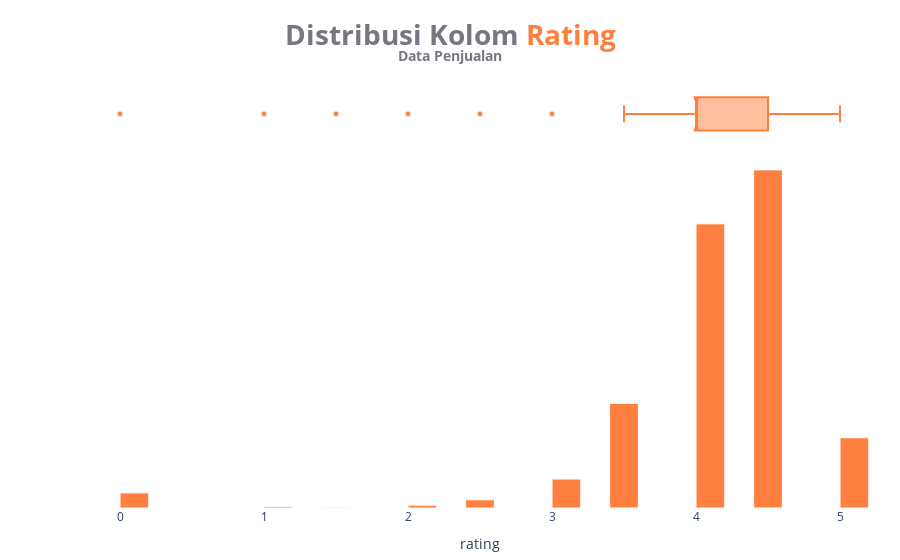
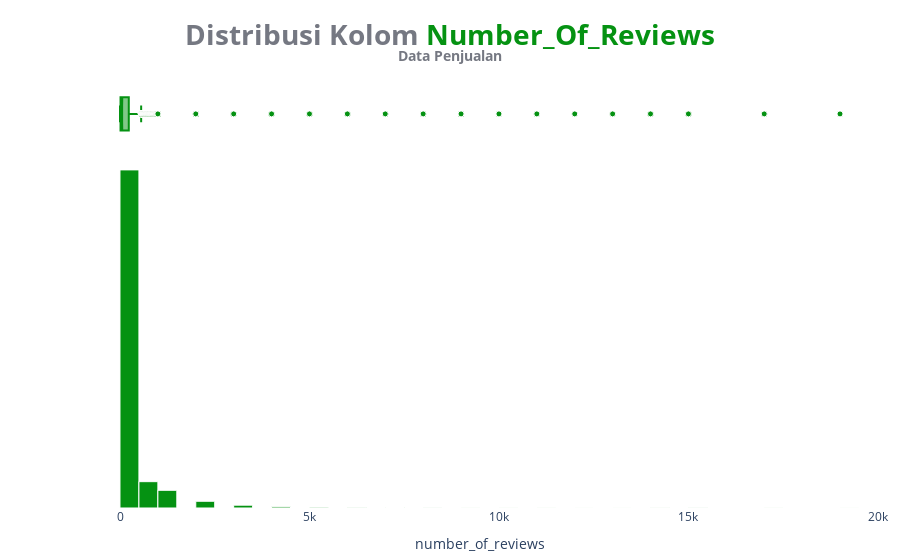
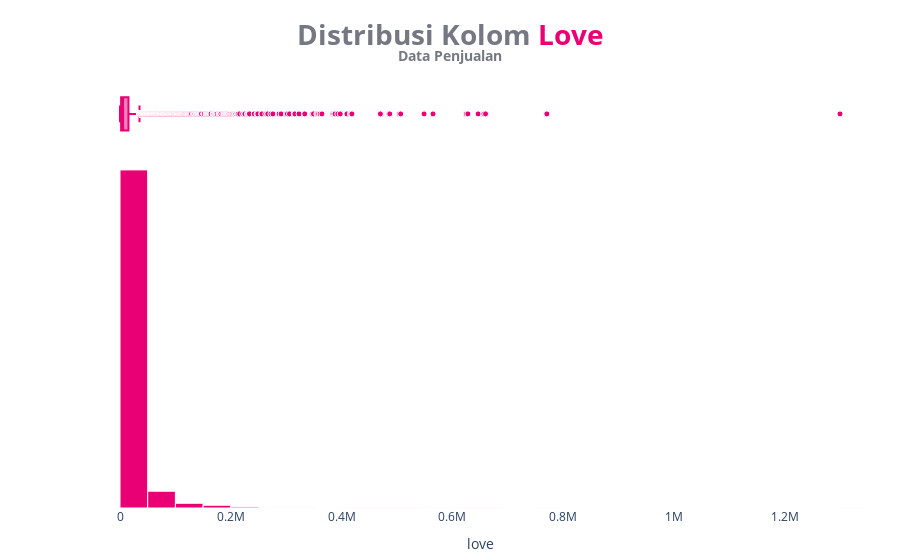
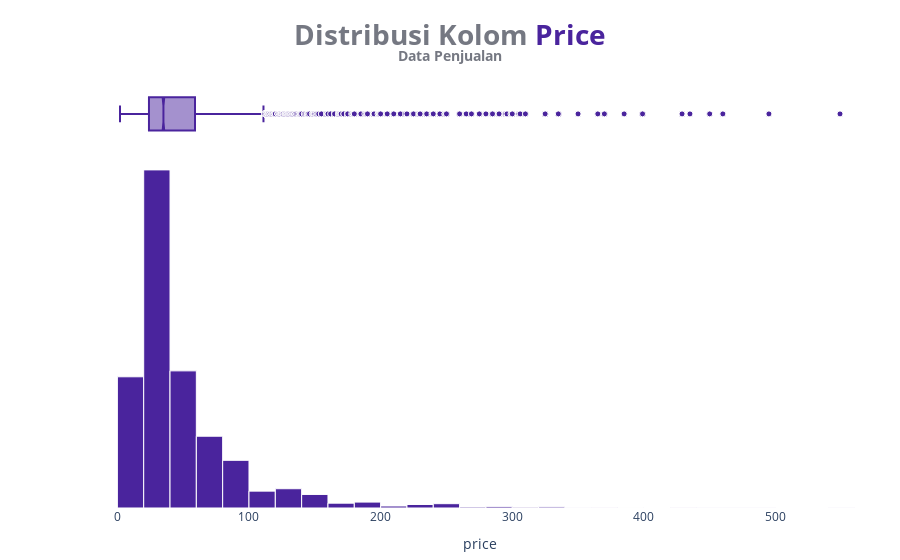

The code cell stored with these charts, in order, in its notebook:
### Code cell
col_plot = ['rating', 'number_of_reviews', 'love', 'price', 'value_price']
color_plot = ['#FF7F3E', '#059212', '#E90074', '#4A249D', '#102C57']

for col, color in zip(col_plot, color_plot):
  histogram_plot(
      data = product_exc,
      column = col,
      color = color
  )

### Figure 1 — Plotly figure (JSON) as saved in the notebook; plotly's stock layout.template omitted (floating-point values rounded to 4 significant figures; data arrays with more than 128 entries replaced by an {"elided": "..."} marker saying what was removed)
{"data": [{"alignmentgroup": "True", "bingroup": "x", "hovertemplate": "rating=%{x}<br>count=%{y}<extra></extra>", "legendgroup": "", "marker": {"color": "#FF7F3E", "line": {"color": "white", "width": 1}, "pattern": {"shape": ""}}, "name": "", "nbinsx": 50, "offsetgroup": "", "orientation": "v", "showlegend": false, "type": "histogram", "x": {"elided": "8000 float values"}, "xaxis": "x", "yaxis": "y"}, {"alignmentgroup": "True", "hovertemplate": "rating=%{x}<extra></extra>", "legendgroup": "", "marker": {"color": "#FF7F3E", "line": {"color": "white", "width": 1}}, "name": "", "notched": true, "offsetgroup": "", "showlegend": false, "type": "box", "x": {"elided": "8000 float values"}, "xaxis": "x2", "yaxis": "y2"}], "layout": {"barmode": "relative", "legend": {"tracegroupgap": 0}, "margin": {"b": 10, "r": 20, "t": 80}, "plot_bgcolor": "rgba(0,0,0,0)", "title": {"font": {"color": "#757882", "size": 28}, "text": "<b>Distribusi Kolom <span style='color:#FF7F3E'>Rating</b><br><sup><sup>Data Penjualan</sup></sup>", "x": 0.5, "y": 0.92}, "xaxis": {"anchor": "y", "domain": [0, 1], "title": {"text": "rating"}}, "xaxis2": {"anchor": "y2", "domain": [0, 1], "matches": "x", "showgrid": true, "showticklabels": false}, "yaxis": {"anchor": "x", "domain": [0, 0.8316], "showgrid": false, "showline": false, "showticklabels": false, "title": {"text": ""}, "zeroline": false}, "yaxis2": {"anchor": "x2", "domain": [0.8416, 1], "matches": "y2", "showgrid": false, "showline": false, "showticklabels": false, "ticks": ""}}}

### Figure 2 — Plotly figure (JSON) as saved in the notebook; plotly's stock layout.template omitted (floating-point values rounded to 4 significant figures; data arrays with more than 128 entries replaced by an {"elided": "..."} marker saying what was removed)
{"data": [{"alignmentgroup": "True", "bingroup": "x", "hovertemplate": "number_of_reviews=%{x}<br>count=%{y}<extra></extra>", "legendgroup": "", "marker": {"color": "#059212", "line": {"color": "white", "width": 1}, "pattern": {"shape": ""}}, "name": "", "nbinsx": 50, "offsetgroup": "", "orientation": "v", "showlegend": false, "type": "histogram", "x": {"elided": "8000 int values"}, "xaxis": "x", "yaxis": "y"}, {"alignmentgroup": "True", "hovertemplate": "number_of_reviews=%{x}<extra></extra>", "legendgroup": "", "marker": {"color": "#059212", "line": {"color": "white", "width": 1}}, "name": "", "notched": true, "offsetgroup": "", "showlegend": false, "type": "box", "x": {"elided": "8000 int values"}, "xaxis": "x2", "yaxis": "y2"}], "layout": {"barmode": "relative", "legend": {"tracegroupgap": 0}, "margin": {"b": 10, "r": 20, "t": 80}, "plot_bgcolor": "rgba(0,0,0,0)", "title": {"font": {"color": "#757882", "size": 28}, "text": "<b>Distribusi Kolom <span style='color:#059212'>Number_Of_Reviews</b><br><sup><sup>Data Penjualan</sup></sup>", "x": 0.5, "y": 0.92}, "xaxis": {"anchor": "y", "domain": [0, 1], "title": {"text": "number_of_reviews"}}, "xaxis2": {"anchor": "y2", "domain": [0, 1], "matches": "x", "showgrid": true, "showticklabels": false}, "yaxis": {"anchor": "x", "domain": [0, 0.8316], "showgrid": false, "showline": false, "showticklabels": false, "title": {"text": ""}, "zeroline": false}, "yaxis2": {"anchor": "x2", "domain": [0.8416, 1], "matches": "y2", "showgrid": false, "showline": false, "showticklabels": false, "ticks": ""}}}

### Figure 3 — Plotly figure (JSON) as saved in the notebook; plotly's stock layout.template omitted (floating-point values rounded to 4 significant figures; data arrays with more than 128 entries replaced by an {"elided": "..."} marker saying what was removed)
{"data": [{"alignmentgroup": "True", "bingroup": "x", "hovertemplate": "love=%{x}<br>count=%{y}<extra></extra>", "legendgroup": "", "marker": {"color": "#E90074", "line": {"color": "white", "width": 1}, "pattern": {"shape": ""}}, "name": "", "nbinsx": 50, "offsetgroup": "", "orientation": "v", "showlegend": false, "type": "histogram", "x": {"elided": "8000 int values"}, "xaxis": "x", "yaxis": "y"}, {"alignmentgroup": "True", "hovertemplate": "love=%{x}<extra></extra>", "legendgroup": "", "marker": {"color": "#E90074", "line": {"color": "white", "width": 1}}, "name": "", "notched": true, "offsetgroup": "", "showlegend": false, "type": "box", "x": {"elided": "8000 int values"}, "xaxis": "x2", "yaxis": "y2"}], "layout": {"barmode": "relative", "legend": {"tracegroupgap": 0}, "margin": {"b": 10, "r": 20, "t": 80}, "plot_bgcolor": "rgba(0,0,0,0)", "title": {"font": {"color": "#757882", "size": 28}, "text": "<b>Distribusi Kolom <span style='color:#E90074'>Love</b><br><sup><sup>Data Penjualan</sup></sup>", "x": 0.5, "y": 0.92}, "xaxis": {"anchor": "y", "domain": [0, 1], "title": {"text": "love"}}, "xaxis2": {"anchor": "y2", "domain": [0, 1], "matches": "x", "showgrid": true, "showticklabels": false}, "yaxis": {"anchor": "x", "domain": [0, 0.8316], "showgrid": false, "showline": false, "showticklabels": false, "title": {"text": ""}, "zeroline": false}, "yaxis2": {"anchor": "x2", "domain": [0.8416, 1], "matches": "y2", "showgrid": false, "showline": false, "showticklabels": false, "ticks": ""}}}

### Figure 4 — Plotly figure (JSON) as saved in the notebook; plotly's stock layout.template omitted (floating-point values rounded to 4 significant figures; data arrays with more than 128 entries replaced by an {"elided": "..."} marker saying what was removed)
{"data": [{"alignmentgroup": "True", "bingroup": "x", "hovertemplate": "price=%{x}<br>count=%{y}<extra></extra>", "legendgroup": "", "marker": {"color": "#4A249D", "line": {"color": "white", "width": 1}, "pattern": {"shape": ""}}, "name": "", "nbinsx": 50, "offsetgroup": "", "orientation": "v", "showlegend": false, "type": "histogram", "x": {"elided": "8000 float values"}, "xaxis": "x", "yaxis": "y"}, {"alignmentgroup": "True", "hovertemplate": "price=%{x}<extra></extra>", "legendgroup": "", "marker": {"color": "#4A249D", "line": {"color": "white", "width": 1}}, "name": "", "notched": true, "offsetgroup": "", "showlegend": false, "type": "box", "x": {"elided": "8000 float values"}, "xaxis": "x2", "yaxis": "y2"}], "layout": {"barmode": "relative", "legend": {"tracegroupgap": 0}, "margin": {"b": 10, "r": 20, "t": 80}, "plot_bgcolor": "rgba(0,0,0,0)", "title": {"font": {"color": "#757882", "size": 28}, "text": "<b>Distribusi Kolom <span style='color:#4A249D'>Price</b><br><sup><sup>Data Penjualan</sup></sup>", "x": 0.5, "y": 0.92}, "xaxis": {"anchor": "y", "domain": [0, 1], "title": {"text": "price"}}, "xaxis2": {"anchor": "y2", "domain": [0, 1], "matches": "x", "showgrid": true, "showticklabels": false}, "yaxis": {"anchor": "x", "domain": [0, 0.8316], "showgrid": false, "showline": false, "showticklabels": false, "title": {"text": ""}, "zeroline": false}, "yaxis2": {"anchor": "x2", "domain": [0.8416, 1], "matches": "y2", "showgrid": false, "showline": false, "showticklabels": false, "ticks": ""}}}
